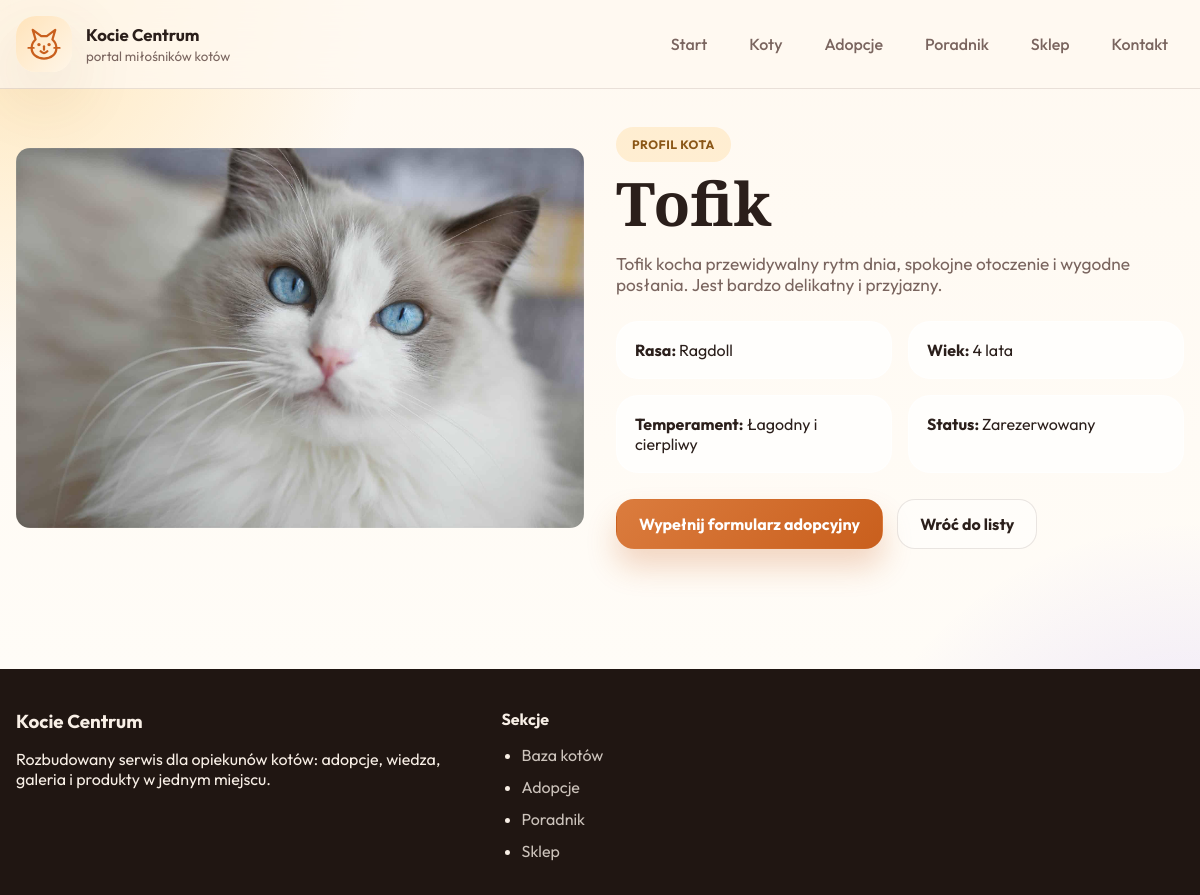
Screenshot of /cat.php?id=4 with the database file from the repository.
### tables this page shows
CREATE TABLE `cats` (
  `id` int(11) NOT NULL,
  `name` varchar(100) NOT NULL,
  `breed` varchar(100) NOT NULL,
  `age` int(11) NOT NULL,
  `temperament` varchar(150) NOT NULL,
  `status` varchar(100) NOT NULL,
  `short_description` varchar(255) NOT NULL,
  `description` text NOT NULL,
  `image` varchar(255) NOT NULL,
  `featured` tinyint(1) DEFAULT 0
);

### includes/functions.php (called while the page is built, shortened)
<?php
function fetchOne(PDO $pdo, string $sql, array $params = []): ?array {
    $stmt = $pdo->prepare($sql);
    $stmt->execute($params);
    $result = $stmt->fetch();
    return $result ?: null;
}
function esc(string $value): string {
    return htmlspecialchars($value, ENT_QUOTES, 'UTF-8');
}
?>

### cat.php (the view, shortened to what this page needs)
<?php
require_once 'config/db.php';
require_once 'includes/functions.php';
$id = isset($_GET['id']) ? (int)$_GET['id'] : 0;
$cat = fetchOne($pdo, "SELECT * FROM cats WHERE id = :id", ['id' => $id]);
require_once 'includes/header.php';
?>
<section class="section">
    <div class="container detail-layout">
        <div class="detail-image reveal">
            <img src="<?php echo esc($cat['image']); ?>" alt="<?php echo esc($cat['name']); ?>" width="900" height="700">
        </div>
        <div class="detail-copy reveal">
            <span class="eyebrow">Profil kota</span>
            <h1><?php echo esc($cat['name']); ?></h1>
            <p class="lead"><?php echo esc($cat['description']); ?></p>
            <div class="detail-grid">
                <article><strong>Rasa: </strong><span><?php echo esc($cat['breed']); ?></span></article>
                <article><strong>Wiek: </strong><span><?php echo esc($cat['age']); ?> lata</span></article>
                <article><strong>Temperament: </strong><span><?php echo esc($cat['temperament']); ?></span></article>
                <article><strong>Status: </strong><span><?php echo esc($cat['status']); ?></span></article>
            </div>
            <div class="hero-actions">
                <a class="btn btn-primary" href="adoption.php?cat=<?php echo urlencode($cat['name']); ?>">Wypełnij formularz adopcyjny</a>
                <a class="btn btn-ghost" href="cats.php">Wróć do listy</a>
            </div>
        </div>
    </div>
</section>
<?php require_once 'includes/footer.php'; ?>

### assets/css/style.css (style rules this page uses)
:root { --surface: rgba(255,255,255,0.72); --text: #2b1f1b; --muted: #7a655f; --line: rgba(77, 50, 42, 0.12); --primary: #db7c3e; --primary-strong: #c95f1d; --dark: #1f1714; --success: #247851; --danger: #b3424a; --radius-md: 22px; --radius-lg: 32px; --shadow: 0 24px 70px rgba(115, 71, 29, 0.14); --container: min(1200px, calc(100% - 32px)); --font-body: 'Outfit', sans-serif; --font-display: 'Playfair Display', serif; }
* { box-sizing: border-box; }
html { scroll-behavior: smooth; }
body { margin: 0; font-family: var(--font-body); color: var(--text); background: radial-gradient(circle at top left, rgba(255, 209, 121, 0.45), transparent 25%), radial-gradient(circle at bottom right, rgba(109, 74, 255, 0.18), transparent 25%), linear-gradient(180deg, #fff9f1 0%, #fffdf9 100%); }
a { color: inherit; text-decoration: none; }
img { max-width: 100%; display: block; border-radius: calc(var(--radius-md) - 8px); }
.container { width: var(--container); margin: 0 auto; }
.hero-grid, .adoption-layout, .detail-layout { display: grid; grid-template-columns: repeat(2, minmax(0, 1fr)); gap: 32px; align-items: center; }
.hero-copy h1, .page-hero h1, .detail-copy h1 { font-family: var(--font-display); line-height: 1.05; font-size: clamp(2.8rem, 5vw, 5.6rem); margin: 10px 0 18px; }
.hero-copy p, .page-hero p, .lead { font-size: 1.08rem; color: var(--muted); max-width: 64ch; }
.eyebrow { display: inline-flex; align-items: center; gap: 8px; padding: 10px 16px; border-radius: 999px; background: rgba(255, 206, 123, 0.28); color: #8b5717; font-weight: 700; letter-spacing: .04em; text-transform: uppercase; font-size: .76rem; }
.hero-actions { display: flex; gap: 14px; flex-wrap: wrap; margin-top: 26px; }
.btn { display: inline-flex; align-items: center; justify-content: center; gap: 10px; min-height: 50px; padding: 14px 22px; border-radius: 18px; border: 1px solid transparent; font-weight: 700; transition: transform .25s ease, box-shadow .25s ease, background .25s ease; }
.btn-primary { color: #fff; background: linear-gradient(135deg, var(--primary), var(--primary-strong)); box-shadow: 0 18px 30px rgba(201, 95, 29, 0.24); }
.btn-ghost { background: rgba(255, 255, 255, 0.45); border-color: var(--line); color: var(--text); }
.section { padding: 38px 0 80px; }
.detail-image img { height: 100%; object-fit: cover; }
.detail-grid { display: grid; grid-template-columns: repeat(2, minmax(0, 1fr)); gap: 16px; margin: 26px 0; }
.detail-grid article { background: rgba(255,255,255,0.7); border-radius: 22px; padding: 18px; border: 1px solid rgba(255,255,255,0.7); }
.reveal { opacity: 0; transform: translateY(24px); transition: opacity .65s ease, transform .65s ease; }
.reveal.visible { opacity: 1; transform: translateY(0); }

### rows the page displays
cats: image (picture), name "Tofik", description "Tofik kocha przewidywalny rytm dnia, spokojne otoczenie i wygodne posłania. Jest bardzo delikatny i przyjazny.", breed "Ragdoll", age "4", temperament "Łagodny i cierpliwy", status "Zarezerwowany"
